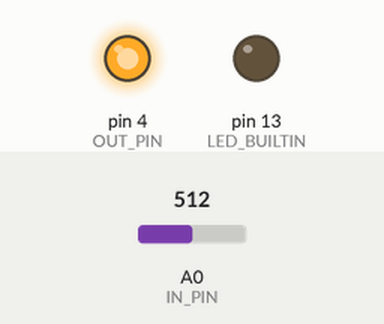
Bench run of a sketch on a simulated Arduino Uno, built with avr-gcc and run on an emulated ATmega328P. Parts: output pins drawn as LEDs (lit = HIGH). Inputs (shaded band) come from the test bench; at power-on: A0 (IN_PIN) = 512. What the sketch prints to the serial monitor is not drawn.

Above: at 1.2 s.
1.3 s: A0 (IN_PIN) set to 417
4.3 s: A0 (IN_PIN) set to 401
At 5.5 s:
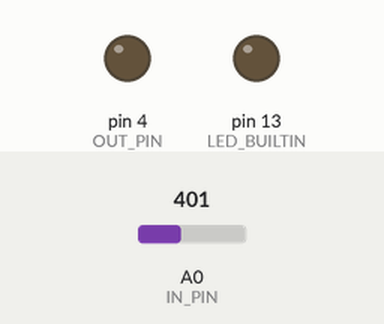
5.8 s: A0 (IN_PIN) set to 511
At 6.2 s:
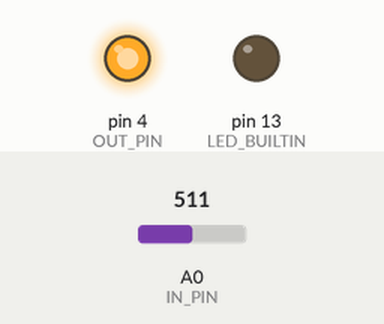
8.8 s: A0 (IN_PIN) set to 306
At 10.0 s:
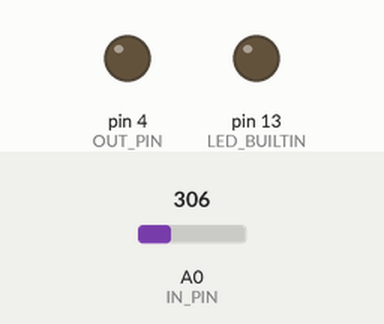
Timing chart, 0 to 11.3 s (numbered marks = the images above; inputs shaded):
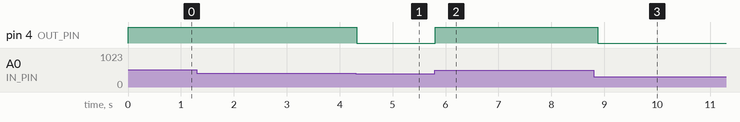

The sketch:

pulse_extend.ino
```cpp
#define IN_PIN A0
#define OUT_PIN 4
unsigned long lastPulse = 0;
int outPinStatus = 0;

void setup() {
  pinMode(IN_PIN, INPUT);
  pinMode(OUT_PIN, OUTPUT);
  pinMode(LED_BUILTIN, OUTPUT);
  Serial.begin(115200);
}

void loop() {
  float in_val = analogRead(IN_PIN)* (5.0 / 1023.0);

  Serial.print("Timestamp:");
  Serial.print(millis());
  Serial.print(",");

  Serial.print("Input:");
  Serial.print(in_val);
  Serial.print(",");


  if (in_val > 2 && !outPinStatus) {
    outPinStatus = 1;
    digitalWrite(OUT_PIN, HIGH);
    lastPulse = millis();
    // Serial.write("Got high, setting output");
    // digitalWrite(LED_BUILTIN, HIGH);
    // delay(250);
    // Serial.write("Pulse extended");
    // analogWrite(OUT_PIN, 0);
    // digitalWrite(LED_BUILTIN, LOW);
  }

  if (millis() - lastPulse > 250 && outPinStatus) {
    outPinStatus = 0;
    digitalWrite(OUT_PIN, LOW);
    // digitalWrite(LED_BUILTIN, LOW);
  }
  Serial.print("Output:");
  Serial.println(outPinStatus*3);

}
```

Measured:
- the behaviour switches between 410 and 409 on A0 (IN_PIN) (found by bisection; images 0 and 1)
- after the input at 4.3 s, pin 4 (OUT_PIN): HIGH → LOW at once
- after the input at 5.8 s, pin 4 (OUT_PIN): LOW → HIGH at once
- after the input at 8.8 s, pin 4 (OUT_PIN): HIGH → LOW after 0.08 s
